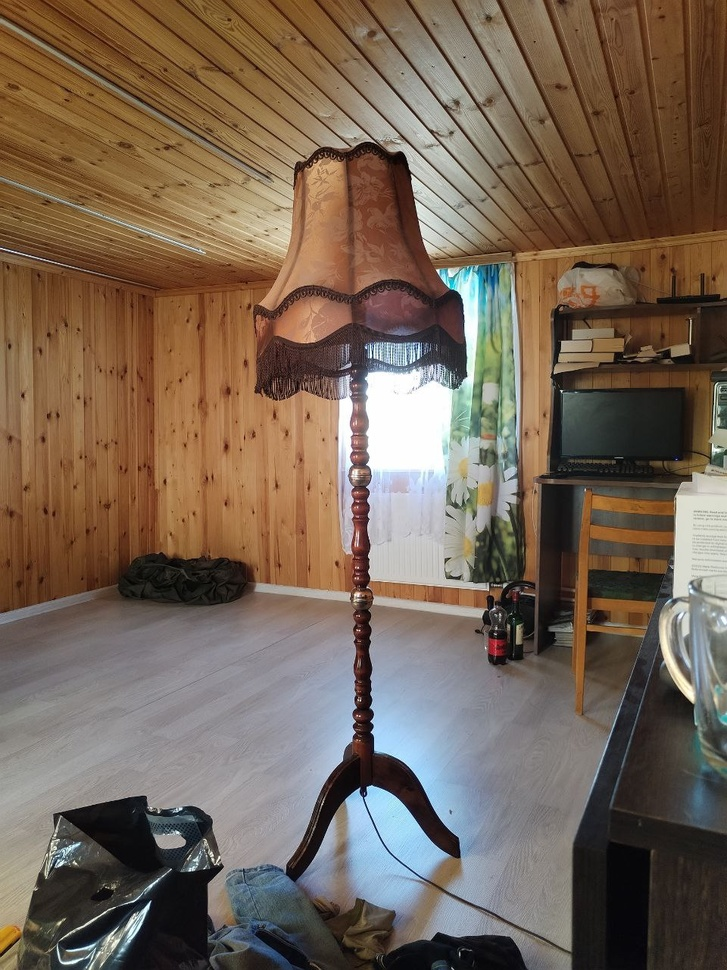
#> input picture sem-cv2/images/torsher.jpg, 727 x 970 px, shrunk from 960 x 1280 before the run
$ jupyter execute Lab-cv2.ipynb
#> lines starting #> are read from the running program, lines starting #| are printed output that depends on the picture
## Введение в компьютерное зрение
### Введение в OpenCV и понимание сверточных нейронных сетей (CNN)

Материалы к семинару
* [Шпаргалка по OpenCV — Python](https://tproger.ru/translations/opencv-python-guide/)
* [Введение в обработку изображений в Python с OpenCV](https://dev-gang.ru/article/vvedenie-v-obrabotku-izobrazhenii-v-python-s-opencv-bpvt25yc6e/)
* [О цветовых пространствах](https://habr.com/ru/post/181580/)
* [OpenCV's face detection](https://www.bogotobogo.com/python/OpenCV_Python/python_opencv3_Image_Object_Detection_Face_Detection_Haar_Cascade_Classifiers.php)

### Используемые библиотеки
* библиотека [numpy](https://numpy.org/)
* библиотека [matplotlib](https://matplotlib.org/)
* библиотека [pandas](https://pandas.pydata.org/)
* библиотека [seaborn](https://seaborn.pydata.org/)
* библиотека [scikit-learn](https://scikit-learn.org/stable/index.html)
* библиотека [OpenCV](https://opencv.org/)

[cell 1]
import matplotlib
import matplotlib.pyplot as plt
from matplotlib.colors import NoNorm
import os
import json
import numpy as np
import pandas as pd
import cv2

def viewImage(image,cmap=None):
    plt.figure(figsize = (8, 8))
    plt.imshow(image, cmap=cmap)
    plt.show()


def viewImage_cv2(image, name_of_window="IMG"):
    cv2.namedWindow(name_of_window, cv2.WINDOW_NORMAL)
    cv2.imshow(name_of_window, image)
    cv2.waitKey(0)
    cv2.destroyAllWindows()

print(cv2.__version__)

[cell 2]
img = cv2.imread("images/torsher.jpg")
#> img is the input picture: shape (970, 727, 3); mean B, G, R 85.6, 100.9, 117.9

viewImage(img)

[cell 3]
img.shape
#> Out = (970, 727, 3)

[cell 4]
viewImage(cv2.cvtColor(img, cv2.COLOR_BGR2RGB))

[cell 5]
rgb_img = cv2.cvtColor(img, cv2.COLOR_BGR2RGB)
gray_img = cv2.cvtColor(rgb_img, cv2.COLOR_RGB2GRAY)
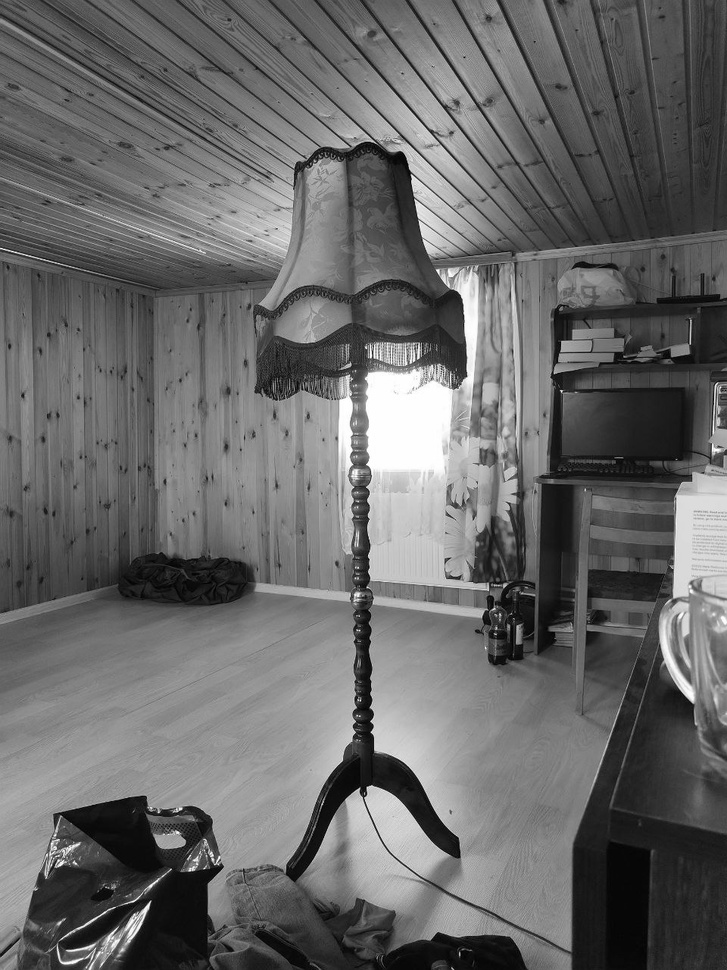
#> gray_img: shape (970, 727); min 0, max 255, mean 104.2

viewImage(gray_img, cmap="gray")

[cell 6]
print("Image Properties")
print("- Number of Pixels: " + str(img.size))
#| - Number of Pixels: 2115570
print("- Shape/Dimensions: " + str(img.shape))
#| - Shape/Dimensions: (970, 727, 3)

__Двумерный массив как изображение__

🎗 [Создание массивов](https://pythonworld.ru/numpy/1.html)

[cell 7]
(h, w, d) = img.shape
#> h = 970; w = 727; d = 3
print (h)
#| 970
print (h // 2) ## частное от деления НА 2  нацело
#| 485
(h, w, d) = img.shape
center = (w // 2, h // 2)
#> center = (363, 485)
M = cv2.getRotationMatrix2D(center, 130, 1.0)

rotated = cv2.warpAffine(img, M, (w, h))
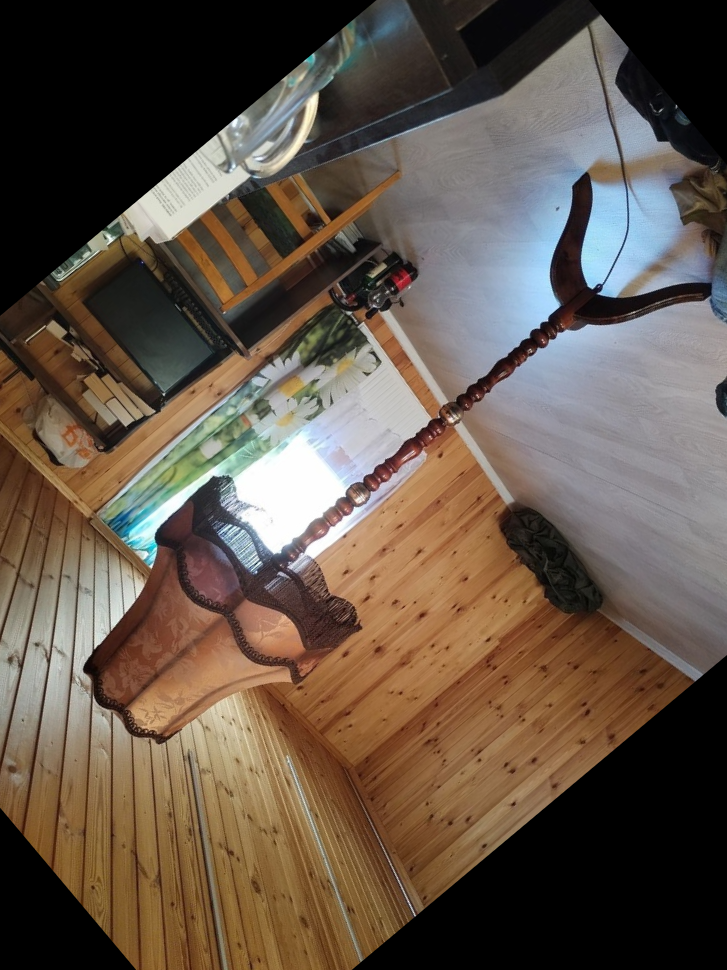
#> rotated: shape (970, 727, 3); mean B, G, R 73.1, 85.3, 99.2
plt.imshow(cv2.cvtColor(rotated, cv2.COLOR_BGR2RGB))
plt.show()

__Фильтры в OpenCV__

* [Документация OpnCV](https://docs.opencv.org/3.4/d4/d86/group__imgproc__filter.html)
* [Савченко А.В. Цифровая обработка изображений. Лекция](https://nnov.hse.ru/data/2017/08/26/1174067833/lecture2.pdf)

[cell 8]
blurred = cv2.GaussianBlur(img, (25, 25), 10)
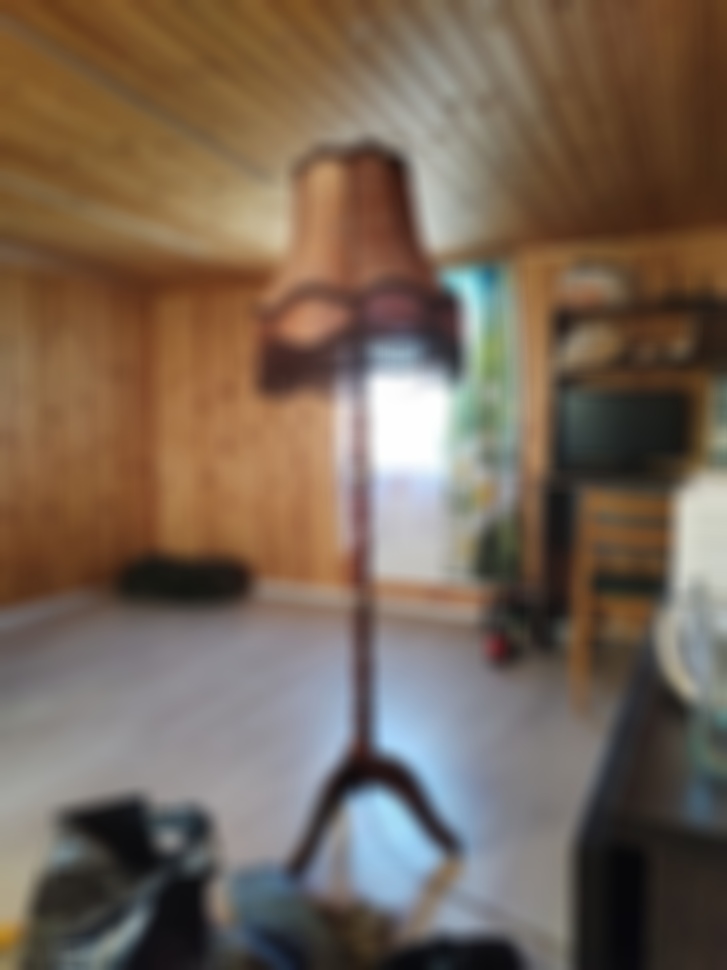
#> blurred: shape (970, 727, 3); mean B, G, R 85.6, 100.9, 117.9
plt.figure(figsize = (8, 8))
plt.imshow(cv2.cvtColor(blurred, cv2.COLOR_BGR2RGB))
plt.axis("off")

plt.show()
